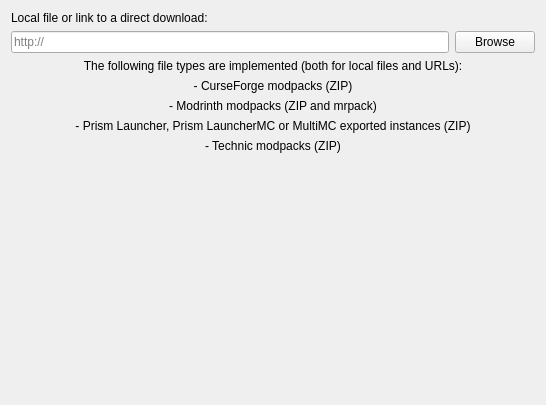
<?xml version="1.0" encoding="UTF-8"?>
<ui version="4.0">
 <class>ImportPage</class>
 <widget class="QWidget" name="ImportPage">
  <property name="geometry">
   <rect>
    <x>0</x>
    <y>0</y>
    <width>546</width>
    <height>405</height>
   </rect>
  </property>
  <layout class="QGridLayout" name="gridLayout">
   <item row="2" column="0">
    <widget class="QLineEdit" name="modpackEdit">
     <property name="placeholderText">
      <string notr="true">http://</string>
     </property>
    </widget>
   </item>
   <item row="2" column="1">
    <widget class="QPushButton" name="modpackBtn">
     <property name="text">
      <string>Browse</string>
     </property>
    </widget>
   </item>
   <item row="3" column="0" rowspan="2" colspan="2">
    <layout class="QVBoxLayout" name="verticalLayout">
     <item>
      <widget class="QLabel" name="label">
       <property name="text">
        <string>The following file types are implemented (both for local files and URLs):</string>
       </property>
       <property name="alignment">
        <set>Qt::AlignCenter</set>
       </property>
      </widget>
     </item>
     <item>
      <widget class="QLabel" name="label_5">
       <property name="text">
        <string>- CurseForge modpacks (ZIP)</string>
       </property>
       <property name="alignment">
        <set>Qt::AlignCenter</set>
       </property>
      </widget>
     </item>
     <item>
      <widget class="QLabel" name="label_3">
       <property name="text">
        <string>- Modrinth modpacks (ZIP and mrpack)</string>
       </property>
       <property name="alignment">
        <set>Qt::AlignCenter</set>
       </property>
      </widget>
     </item>
     <item>
      <widget class="QLabel" name="label_2">
       <property name="text">
        <string>- Prism Launcher, Prism LauncherMC or MultiMC exported instances (ZIP)</string>
       </property>
       <property name="alignment">
        <set>Qt::AlignCenter</set>
       </property>
      </widget>
     </item>
     <item>
      <widget class="QLabel" name="label_4">
       <property name="text">
        <string>- Technic modpacks (ZIP)</string>
       </property>
       <property name="alignment">
        <set>Qt::AlignCenter</set>
       </property>
      </widget>
     </item>
    </layout>
   </item>
   <item row="5" column="0" colspan="2">
    <spacer name="verticalSpacer">
     <property name="orientation">
      <enum>Qt::Vertical</enum>
     </property>
     <property name="sizeHint" stdset="0">
      <size>
       <width>20</width>
       <height>40</height>
      </size>
     </property>
    </spacer>
   </item>
   <item row="0" column="0" colspan="2">
    <widget class="QLabel" name="modpackLabel">
     <property name="text">
      <string>Local file or link to a direct download:</string>
     </property>
    </widget>
   </item>
  </layout>
 </widget>
 <resources/>
 <connections/>
</ui>
